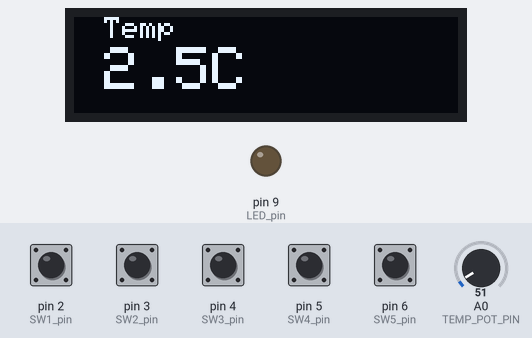
Simulated run of this sketch. Board: Arduino Uno, built with avr-gcc and run on an emulated ATmega328P. Parts: 128×32 one-colour display, output pins drawn as LEDs (lit = HIGH). The inputs (shaded band) are chosen by the test bench; at power-on: pin 2 (SW1_pin), pin 3 (SW2_pin), pin 4 (SW3_pin), pin 5 (SW4_pin), pin 6 (SW5_pin) LOW, A0 (TEMP_POT_PIN) = 51. What the sketch prints to the serial monitor is not drawn.

Above: at 1.2 s.
1.3 s: pin 2 (SW1_pin) pulled HIGH for 1.85 s
At 3.2 s:
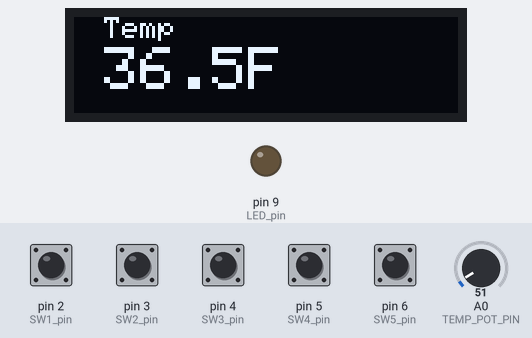
5.8 s: pin 3 (SW2_pin) pulled HIGH for 1.85 s
At 7.2 s:
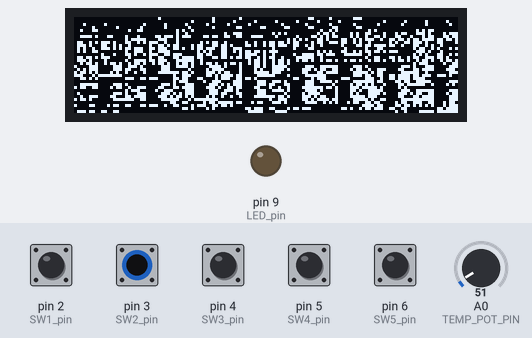
12.2 s: pin 4 (SW3_pin) pulled HIGH for 1.85 s
At 13.8 s:
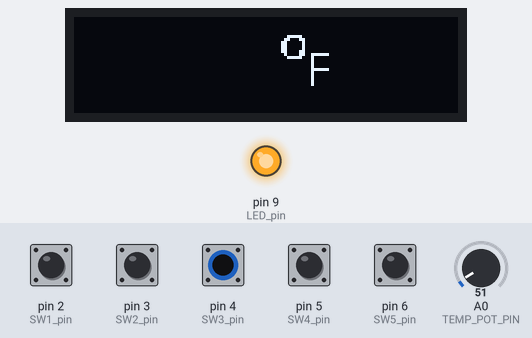
16.1 s: pin 3 (SW2_pin) pulled HIGH for 1.85 s
At 17.9 s:
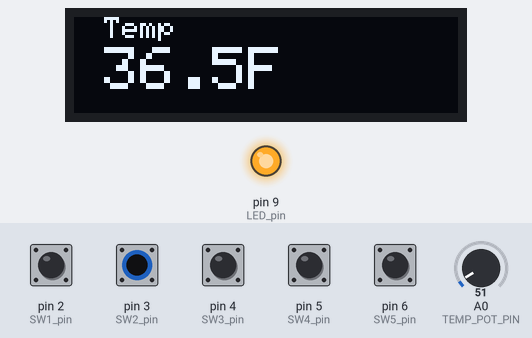
21.1 s: pin 6 (SW5_pin) pulled HIGH for 1.85 s
25.5 s: pin 2 (SW1_pin) pulled HIGH for 1.85 s
At 31.7 s:
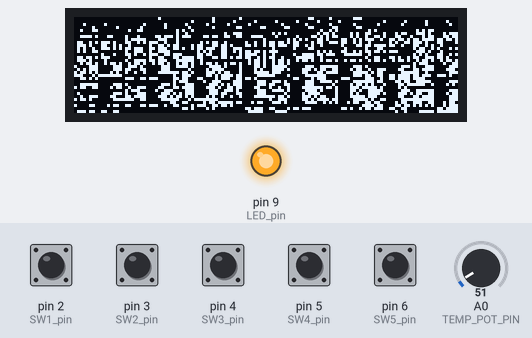
Timing chart, 0 to 33.2 s (numbered marks = the images above; inputs shaded):
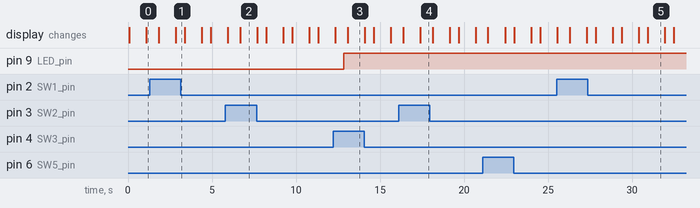

Measured:
- after the input at 12.2 s, pin 9 (LED_pin): LOW → HIGH after 0.65 s
- what the display in image 5 shows lasts 1.0 s, from 30.9 s to 31.9 s

The sketch:

sketch_feb26b.ino
```cpp
//include libraries and image folder
#include <helper_3dmath.h>
#include "images.h"
#include <SPI.h>
#include <Wire.h>
#include <Adafruit_GFX.h>
#include <Adafruit_SSD1306.h>

#include <OneWire.h>
#include <DallasTemperature.h>

//set temperature port
#define TEMP_DIGITAL_PIN 10
OneWire oneWire(TEMP_DIGITAL_PIN);
DallasTemperature sensors(&oneWire);

// SW1: C or F
// SW2: on/off
// SW3: light/on off
// SW4: calibration n/a
// SW5: lock
const int SW1_pin = 2;
const int SW2_pin = 3;
const int SW3_pin = 4;
const int SW4_pin = 5;
const int SW5_pin = 6;

//led
const int LED_pin = 9;
bool lightOn = false;

//global variables
bool celsiusMode = true;
bool displayOn   = true;
bool lockTemp    = false;
float lastTempC  = 0.0;
//set monitor settings
#define SCREEN_WIDTH   128
#define SCREEN_HEIGHT  32
#define OLED_RESET     -1
#define SCREEN_ADDRESS 0x3C
Adafruit_SSD1306 display(SCREEN_WIDTH, SCREEN_HEIGHT, &Wire, OLED_RESET);

// state macine
enum State_e { STATE1, STATE2, STATE3, STATE4, STATE5 };
enum State_e gState = STATE1;

// setup
void setup() {
  Serial.begin(9600);
  Wire.begin();

  sensors.begin();

  // set buttons as inputs
  pinMode(SW1_pin, INPUT);
  pinMode(SW2_pin, INPUT);
  pinMode(SW3_pin, INPUT);
  pinMode(SW4_pin, INPUT);
  pinMode(SW5_pin, INPUT);

  // set led as output
  pinMode(LED_pin, OUTPUT);
  digitalWrite(LED_pin, LOW);

  // Init oled
  if (!display.begin(SSD1306_SWITCHCAPVCC, SCREEN_ADDRESS)) {
    Serial.println(F("SSD1306 allocation failed"));
    while(1);
  }
  display.clearDisplay();
  display.display();

  Serial.println("Thermometer + Image State Machine Code Running");
}

// main
void loop() {
  // button states
  bool sw1State = digitalRead(SW1_pin);
  bool sw2State = digitalRead(SW2_pin);
  bool sw3State = digitalRead(SW3_pin);
  bool sw4State = digitalRead(SW4_pin);
  bool sw5State = digitalRead(SW5_pin);

  //  celcius mode logic
  if (sw1State == HIGH) {
    celsiusMode = !celsiusMode;
    delay(200);  // crude debounce delay
  }

  // toggle display logic
  if (sw2State == HIGH) {
    displayOn = !displayOn;
    delay(200);
  }

  // toggle led logic
  if (sw3State == HIGH) {
    lightOn = !lightOn;
    digitalWrite(LED_pin, lightOn ? HIGH : LOW);
    delay(200);
  }


  // lock logic
  if (sw5State == HIGH) {
    lockTemp = !lockTemp;
    delay(200);
  }

  // if the temp is not locked read the probe
  if (!lockTemp) {
    lastTempC = readTemperatureC();
  }

  // farienheight conversion
  float tempToDisplay = lastTempC;
  if (!celsiusMode) {
    tempToDisplay = (lastTempC * 9.0 / 5.0) + 32.0;
  }

  // state machine that cycles through images for the display
  display.clearDisplay();
  switch(gState) {
    case STATE1:
      display.drawBitmap(0, 0, images[0], SCREEN_WIDTH, SCREEN_HEIGHT, SSD1306_WHITE);
      gState = STATE2;
      break;
    case STATE2:
      display.drawBitmap(0, 0, images[1], SCREEN_WIDTH, SCREEN_HEIGHT, SSD1306_WHITE);
      gState = STATE3;
      break;
    case STATE3:
      display.drawBitmap(0, 0, images[2], SCREEN_WIDTH, SCREEN_HEIGHT, SSD1306_WHITE);
      gState = STATE4;
      break;
    case STATE4:
      display.drawBitmap(0, 0, images[3], SCREEN_WIDTH, SCREEN_HEIGHT, SSD1306_WHITE);
      gState = STATE5;
      break;
    case STATE5:
      display.drawBitmap(0, 0, images[4], SCREEN_WIDTH, SCREEN_HEIGHT, SSD1306_WHITE);
      gState = STATE1;
      break;
  }
  display.display();
  delay(1000);

 // display settings
  display.clearDisplay();
  display.setTextColor(SSD1306_WHITE);

  // Header text.
  display.setTextSize(1);
  display.setCursor(10, 0);
  display.print("Temp");

  // Temperature value in larger text.
  display.setTextSize(2);
  display.setCursor(10, 10);
  display.print(tempToDisplay, 1);
  display.print(celsiusMode ? "C" : "F");

  if (displayOn) {
    display.display();
  } else {
    display.clearDisplay();
    display.display();
  }

  // print data to serial monitor bc monito doesnt work on board
  Serial.print("Temp: ");
  Serial.print(tempToDisplay, 1);
  Serial.println(celsiusMode ? " C" : " F");
  Serial.print("Display On? ");
  Serial.println(displayOn ? "YES" : "NO");
  Serial.print("Temp Locked? ");
  Serial.println(lockTemp ? "YES" : "NO");
  Serial.print("Light On? ");
  Serial.println(lightOn ? "YES" : "NO");
  Serial.println("------------------");

  delay(500);
}

//use potentiometer instead of probe
#define TEMP_POT_PIN A0

float readTemperatureC() {
  int sensorValue = analogRead(TEMP_POT_PIN);
  float voltage = sensorValue * (5.0 / 1023.0);

  float tempC = voltage * 10.0;

  return tempC;
}
```

Source omitted: images.h (data table, 12749 bytes)
